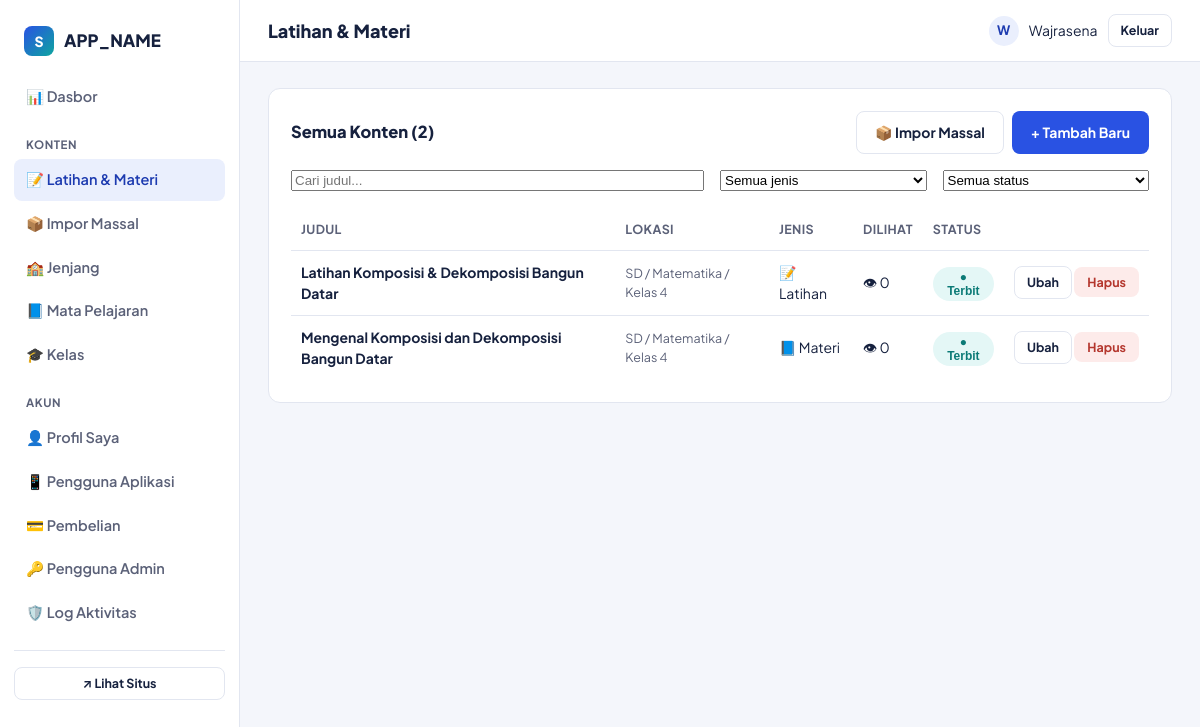
/admin/topik.php (signed in), run on the app's committed database.
### tables this page shows
CREATE TABLE IF NOT EXISTS topik (
    id              INT UNSIGNED AUTO_INCREMENT PRIMARY KEY,
    kelas_id        INT UNSIGNED NOT NULL,
    tipe            ENUM('latihan','materi') NOT NULL DEFAULT 'latihan',
    judul           VARCHAR(200) NOT NULL,
    slug            VARCHAR(220) NOT NULL,
    deskripsi       VARCHAR(500) NULL,
    tingkat         ENUM('mudah','sedang','sulit') NULL,
    jumlah_soal     SMALLINT UNSIGNED NULL,
    file_path       VARCHAR(255) NULL,       
    konten          LONGTEXT NULL,           
    emoji           VARCHAR(10) NULL DEFAULT '📝',
    status          ENUM('draft','published') NOT NULL DEFAULT 'published',
    berbayar_mobile TINYINT(1) NOT NULL DEFAULT 0,    
    harga           INT UNSIGNED NULL,                
    dilihat         INT UNSIGNED NOT NULL DEFAULT 0,
    dibuat_oleh     INT UNSIGNED NULL,
    created_at      DATETIME NOT NULL DEFAULT CURRENT_TIMESTAMP,
    updated_at      DATETIME NOT NULL DEFAULT CURRENT_TIMESTAMP ON UPDATE CURRENT_TIMESTAMP,
    UNIQUE KEY uq_topik_slug (kelas_id, slug),
    KEY idx_topik_status (status),
    KEY idx_topik_tipe (tipe),
    CONSTRAINT fk_topik_kelas FOREIGN KEY (kelas_id) REFERENCES kelas(id) ON DELETE CASCADE,
    CONSTRAINT fk_topik_admin FOREIGN KEY (dibuat_oleh) REFERENCES admin_users(id) ON DELETE SET NULL,
    FULLTEXT KEY ft_topik_cari (judul, deskripsi)
);

CREATE TABLE IF NOT EXISTS jenjang (
    id          INT UNSIGNED AUTO_INCREMENT PRIMARY KEY,
    nama        VARCHAR(60)  NOT NULL,
    slug        VARCHAR(60)  NOT NULL UNIQUE,
    deskripsi   VARCHAR(255) NULL,
    urutan      INT UNSIGNED NOT NULL DEFAULT 0,
    created_at  DATETIME NOT NULL DEFAULT CURRENT_TIMESTAMP
);

CREATE TABLE IF NOT EXISTS mapel (
    id          INT UNSIGNED AUTO_INCREMENT PRIMARY KEY,
    jenjang_id  INT UNSIGNED NOT NULL,
    nama        VARCHAR(100) NOT NULL,
    slug        VARCHAR(100) NOT NULL,
    emoji       VARCHAR(10)  NULL DEFAULT '📘',
    urutan      INT UNSIGNED NOT NULL DEFAULT 0,
    created_at  DATETIME NOT NULL DEFAULT CURRENT_TIMESTAMP,
    UNIQUE KEY uq_mapel_slug (jenjang_id, slug),
    CONSTRAINT fk_mapel_jenjang FOREIGN KEY (jenjang_id) REFERENCES jenjang(id) ON DELETE CASCADE
);

CREATE TABLE IF NOT EXISTS kelas (
    id          INT UNSIGNED AUTO_INCREMENT PRIMARY KEY,
    mapel_id    INT UNSIGNED NOT NULL,
    nama        VARCHAR(60)  NOT NULL,
    slug        VARCHAR(60)  NOT NULL,
    urutan      INT UNSIGNED NOT NULL DEFAULT 0,
    created_at  DATETIME NOT NULL DEFAULT CURRENT_TIMESTAMP,
    UNIQUE KEY uq_kelas_slug (mapel_id, slug),
    CONSTRAINT fk_kelas_mapel FOREIGN KEY (mapel_id) REFERENCES mapel(id) ON DELETE CASCADE
);

### includes/functions.php (called while the page is built, shortened)
<?php
require_once __DIR__ . '/db.php';
function h(?string $value): string
{
    return htmlspecialchars($value ?? '', ENT_QUOTES, 'UTF-8');
}
function url_publik(string $path = ''): string
{
    return rtrim(APP_URL, '/') . '/' . ltrim($path, '/');
}
function format_judul(string $judul): string
{
    return $judul;
}

### includes/db.php (called while the page is built, shortened)
<?php
function db(): PDO
{
    static $pdo = null;
    if ($pdo === null) {
        $dsn = 'mysql:host=' . DB_HOST . ';dbname=' . DB_NAME . ';charset=' . DB_CHARSET;
        $options = [
            PDO::ATTR_ERRMODE            => PDO::ERRMODE_EXCEPTION,
            PDO::ATTR_DEFAULT_FETCH_MODE => PDO::FETCH_ASSOC,
            PDO::ATTR_EMULATE_PREPARES   => false,
        ];
        try {
            $pdo = new PDO($dsn, DB_USER, DB_PASS, $options);
        } catch (PDOException $e) {
            error_log('Koneksi database gagal: ' . $e->getMessage());
            http_response_code(500);
            if (APP_ENV === 'production') {
                die('Situs sedang mengalami gangguan. Silakan coba beberapa saat lagi.');
            }
            die('Koneksi database gagal: ' . $e->getMessage());
        }
    }
    return $pdo;
}

### includes/auth.php (called while the page is built, shortened)
<?php
require_once __DIR__ . '/functions.php';
function admin_saat_ini(): ?array
{
    static $cache = null;
    if ($cache === null) {
        $stmt = db()->prepare('SELECT id, username, nama, peran, aktif FROM admin_users WHERE id = :id');
        $stmt->execute(['id' => $_SESSION['admin_id']]);
        $cache = $stmt->fetch() ?: null;
    }
    return $cache;
}

### admin/includes/bootstrap.php (called while the page is built, shortened)
<?php
require_once __DIR__ . '/../../includes/functions.php';
require_once __DIR__ . '/../../includes/auth.php';
$admin = admin_saat_ini();

### admin/topik.php (the view, shortened to what this page needs)
<?php
require_once __DIR__ . '/includes/bootstrap.php';
$pdo = db();
$kataKunci = trim($_GET['q'] ?? '');
$where = ['1=1'];
$params = [];
$whereSql = implode(' AND ', $where);
$sql = "SELECT t.*, k.nama AS kelas_nama, m.nama AS mapel_nama, j.nama AS jenjang_nama
        FROM topik t
        JOIN kelas k ON k.id = t.kelas_id JOIN mapel m ON m.id = k.mapel_id JOIN jenjang j ON j.id = m.jenjang_id
        WHERE $whereSql
        ORDER BY t.created_at DESC
        LIMIT 200";
$stmt = $pdo->prepare($sql);
$stmt->execute($params);
$daftarTopik = $stmt->fetchAll();
$judul_admin = 'Latihan & Materi';
$menuAktif = 'topik';
require __DIR__ . '/includes/admin_header.php';
?>
<div class="panel">
    <div class="panel-head">
        <h2>Semua Konten (<?= count($daftarTopik) ?>)</h2>
        <div style="display:flex; gap:8px;">
            <a href="impor_massal.php" class="btn btn-outline">📦 Impor Massal</a>
            <a href="topik_form.php" class="btn btn-primary">+ Tambah Baru</a>
        </div>
    </div>
    <form method="get" class="form-2col" style="grid-template-columns: 2fr 1fr 1fr; margin-bottom:18px;">
        <input type="text" name="q" placeholder="Cari judul..." value="<?= h($kataKunci) ?>">
        <select name="tipe" onchange="this.form.submit()">
            <option value="">Semua jenis</option>
        </select>
        <select name="status" onchange="this.form.submit()">
            <option value="">Semua status</option>
        </select>
    </form>
    <?php if ($daftarTopik): ?>
    <table class="tabel">
        <thead><tr><th>Judul</th><th>Lokasi</th><th>Jenis</th><th>Dilihat</th><th>Status</th><th></th></tr></thead>
        <tbody>
        <?php foreach ($daftarTopik as $t): ?>
            <tr>
                <td>
                    <strong><?= h(format_judul($t['judul'])) ?></strong>
                </td>
                <td style="color:var(--muted); font-size:12.5px;"><?= h($t['jenjang_nama']) ?> / <?= h($t['mapel_nama']) ?> / <?= h($t['kelas_nama']) ?></td>
                <td><?= $t['tipe'] === 'materi' ? '📘 Materi' : '📝 Latihan' ?></td>
                <td>👁 <?= (int)$t['dilihat'] ?></td>
                <td>
                    <form method="post" style="display:inline;">
                        <button type="submit" class="status-pill <?= h($t['status']) ?>" style="border:none; cursor:pointer;">
                            <?= $t['status'] === 'published' ? '● Terbit' : '○ Draf' ?>
                        </button>
                    </form>
                </td>
                <td class="aksi">
                    <a href="topik_form.php?id=<?= (int)$t['id'] ?>" class="btn btn-outline btn-sm">Ubah</a>
                    <form method="post" style="display:inline;" onsubmit="return confirm('Hapus &quot;<?= h(addslashes($t['judul'])) ?>&quot;? Tindakan ini tidak dapat dibatalkan.');">
                        <button type="submit" class="btn btn-danger btn-sm">Hapus</button>
                    </form>
                </td>
            </tr>
        <?php endforeach; ?>
        </tbody>
    </table>
    <?php else: ?>
        <p class="kosong-admin">Tidak ada konten yang cocok dengan filter ini.</p>
    <?php endif; ?>
</div>
<?php require __DIR__ . '/includes/admin_footer.php'; ?>

### admin/includes/admin_header.php (shortened to what this page needs)
<?php
$judul_admin = $judul_admin ?? 'Dasbor';
$menuAktif = $menuAktif ?? '';
?>
<!DOCTYPE html>
<html lang="id">
<head>
<link rel="stylesheet" href="<?= h(url_publik('assets/css/admin.css')) ?>">
</head>
<body>
<div class="admin-shell">
    <aside class="sidebar">
        <div class="brand">
            <span class="mark">S</span>
            <span><?= h(APP_NAME) ?></span>
        </div>
        <nav>
            <a href="index.php" class="<?= $menuAktif === 'dasbor' ? 'aktif' : '' ?>">📊 Dasbor</a>
            <div class="grup-label">Konten</div>
            <a href="topik.php" class="<?= $menuAktif === 'topik' ? 'aktif' : '' ?>">📝 Latihan &amp; Materi</a>
            <a href="impor_massal.php" class="<?= $menuAktif === 'impor' ? 'aktif' : '' ?>">📦 Impor Massal</a>
            <a href="jenjang.php" class="<?= $menuAktif === 'jenjang' ? 'aktif' : '' ?>">🏫 Jenjang</a>
            <a href="mapel.php" class="<?= $menuAktif === 'mapel' ? 'aktif' : '' ?>">📘 Mata Pelajaran</a>
            <a href="kelas.php" class="<?= $menuAktif === 'kelas' ? 'aktif' : '' ?>">🎓 Kelas</a>
            <div class="grup-label">Akun</div>
            <a href="profil.php" class="<?= $menuAktif === 'profil' ? 'aktif' : '' ?>">👤 Profil Saya</a>
            <a href="pengguna_app.php" class="<?= $menuAktif === 'pengguna_app' ? 'aktif' : '' ?>">📱 Pengguna Aplikasi</a>
            <a href="pembelian.php" class="<?= $menuAktif === 'pembelian' ? 'aktif' : '' ?>">💳 Pembelian</a>
            <?php if ($admin['peran'] === 'super_admin'): ?>
            <a href="users.php" class="<?= $menuAktif === 'users' ? 'aktif' : '' ?>">🔑 Pengguna Admin</a>
            <a href="log.php" class="<?= $menuAktif === 'log' ? 'aktif' : '' ?>">🛡️ Log Aktivitas</a>
            <?php endif; ?>
        </nav>
        <div class="lihat-situs">
            <a href="<?= h(url_publik('index.php')) ?>" target="_blank" class="btn btn-outline btn-sm" style="width:100%;">↗ Lihat Situs</a>
        </div>
    </aside>
    <div class="admin-main">
        <div class="admin-topbar">
            <h1><?= h($judul_admin) ?></h1>
            <div class="admin-user">
                <div class="avatar"><?= h(strtoupper(substr($admin['nama'], 0, 1))) ?></div>
                <span><?= h($admin['nama']) ?></span>
                <a href="logout.php" class="btn btn-outline btn-sm">Keluar</a>
            </div>
        </div>
        <div class="admin-content">

### assets/css/admin.css (style rules this page uses)
:root { --ink: #16213E; --muted: #5B6178; --paper: #FFFFFF; --bg: #F4F6FB; --line: #E2E6F0; --primary: #2952E3; --primary-dark: #1D3BB0; --primary-tint: #EAEFFD; --accent: #FF8C42; --accent-tint: #FFF1E4; --teal: #0EA5A0; --teal-tint: #E4F7F6; --success: #17A672; --danger: #E0483E; --danger-tint: #FDEBEA; --radius-sm: 8px; --radius-md: 12px; --radius-lg: 18px; --sidebar-w: 240px; }
* { box-sizing: border-box; }
html { overflow-x: hidden; }
body { margin: 0; font-family: 'Plus Jakarta Sans', -apple-system, BlinkMacSystemFont, 'Segoe UI', sans-serif; background: var(--bg); color: var(--ink); line-height: 1.5; overflow-x: hidden; width: 100%; }
a { color: inherit; text-decoration: none; }
.admin-shell { display: flex; min-height: 100vh; }
.sidebar { width: var(--sidebar-w); background: var(--paper); border-right: 1px solid var(--line); flex-shrink: 0; padding: 20px 14px; position: sticky; top: 0; height: 100vh; overflow-y: auto; }
.sidebar .brand { display: flex; align-items: center; gap: 10px; font-weight: 800; font-size: 17px; padding: 6px 10px 20px; }
.sidebar .brand .mark { width: 30px; height: 30px; border-radius: 8px; background: linear-gradient(135deg, var(--primary), var(--teal)); color: #fff; display: flex; align-items: center; justify-content: center; font-weight: 800; font-size: 14px; flex-shrink: 0; }
.sidebar nav a { display: flex; align-items: center; gap: 10px; padding: 10px 12px; border-radius: var(--radius-sm); font-weight: 600; font-size: 14.5px; color: var(--muted); margin-bottom: 2px; }
.sidebar nav a.aktif { background: var(--primary-tint); color: var(--primary-dark); }
.sidebar .grup-label { font-size: 11.5px; text-transform: uppercase; letter-spacing: .05em; color: var(--muted); font-weight: 700; margin: 18px 12px 6px; }
.sidebar .lihat-situs { margin-top: 16px; padding-top: 16px; border-top: 1px solid var(--line); }
.admin-main { flex: 1; min-width: 0; }
.admin-topbar { background: var(--paper); border-bottom: 1px solid var(--line); height: 62px; display: flex; align-items: center; justify-content: space-between; padding: 0 28px; position: sticky; top: 0; z-index: 10; }
.admin-topbar h1 { font-size: 18px; margin: 0; font-weight: 800; }
.admin-user { display: flex; align-items: center; gap: 10px; font-size: 14px; }
.admin-user .avatar { width: 30px; height: 30px; border-radius: 50%; background: var(--primary-tint); color: var(--primary-dark); display: flex; align-items: center; justify-content: center; font-weight: 700; font-size: 13px; }
.admin-content { padding: 26px 28px 60px; }
.panel { background: var(--paper); border: 1.5px solid var(--line); border-radius: var(--radius-md); padding: 22px; margin-bottom: 20px; max-width: 100%; overflow-x: auto; }
.panel-head { display: flex; align-items: center; justify-content: space-between; margin-bottom: 16px; gap: 12px; flex-wrap: wrap; }
.panel-head h2 { font-size: 16.5px; margin: 0; font-weight: 800; }
table.tabel { width: 100%; min-width: 480px; border-collapse: collapse; font-size: 14px; }
table.tabel th, table.tabel td { text-align: left; padding: 11px 10px; border-bottom: 1px solid var(--line); vertical-align: middle; }
table.tabel th { color: var(--muted); font-weight: 700; font-size: 12.5px; text-transform: uppercase; letter-spacing: .03em; }
table.tabel tr:last-child td { border-bottom: none; }
table.tabel td.aksi { text-align: right; white-space: nowrap; }
.status-pill { display: inline-flex; align-items: center; gap: 5px; padding: 3px 10px; border-radius: 999px; font-size: 12px; font-weight: 700; }
.status-pill.published { background: var(--teal-tint); color: #0B7A76; }
.form-2col { display: grid; grid-template-columns: 1fr 1fr; gap: 16px; }
.btn { display: inline-flex; align-items: center; justify-content: center; gap: 8px; padding: 10px 18px; border-radius: var(--radius-sm); font-weight: 700; font-size: 14px; border: 1.5px solid transparent; cursor: pointer; font-family: inherit; }
.btn-primary { background: var(--primary); color: #fff; }
.btn-outline { background: var(--paper); border-color: var(--line); color: var(--ink); }
.btn-danger { background: var(--danger-tint); color: #B4362D; }
.btn-sm { padding: 6px 12px; font-size: 12.5px; }

### data on the page
topik: judul "Latihan Komposisi & Dekomposisi Bangun Datar", jenjang.nama "SD", mapel.nama "Matematika", kelas.nama "Kelas 4", tipe "📝 Latihan", dilihat "0", status "● Terbit"
topik: judul "Mengenal Komposisi dan Dekomposisi Bangun Datar", jenjang.nama "SD", mapel.nama "Matematika", kelas.nama "Kelas 4", tipe "📘 Materi", dilihat "0", status "● Terbit"

### other printed values
APP_NAME "APP_NAME"
$judul_admin "Latihan & Materi"
substr($admin['nama'], 0, 1) "W"
$admin['nama'] "Wajrasena"
count($daftarTopik) "2"
